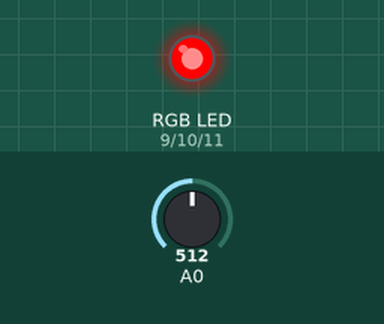
This sketch was run on a simulated Arduino Uno, built with avr-gcc and run on an emulated ATmega328P. Parts: an RGB LED mixed from three pins (HIGH = lit). The inputs (shaded band) are chosen by the test bench; at power-on: A0 = 512. Dim RGB values are drawn brighter than linear.

Above: at 4.8 s.
4.9 s: A0 set to 0
At 9.2 s:
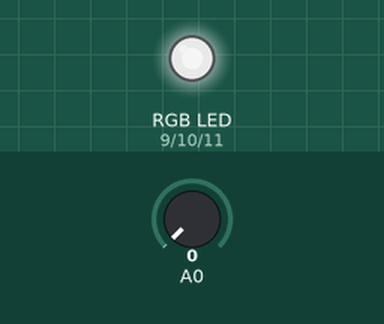
10.0 s: A0 set to 122
At 10.3 s:
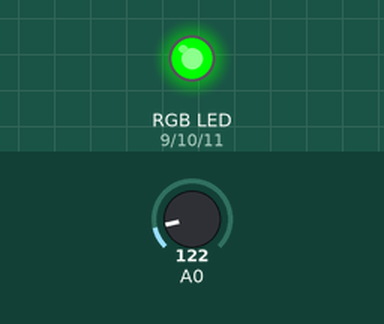
At 10.67 s:
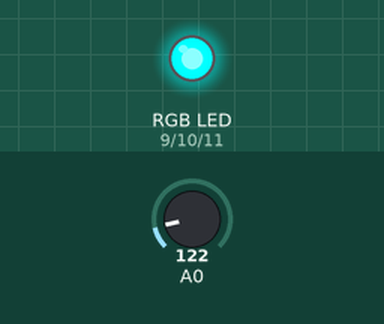
Timing chart, 0 to 21.1 s (numbered marks = the images above; inputs shaded):
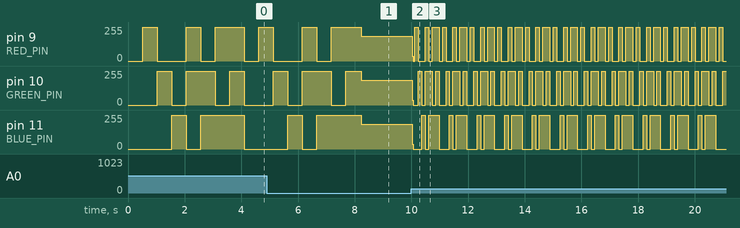

Measured:
- after the input at 10.0 s, pin 9 (RED_PIN), pin 10 (GREEN_PIN), pin 11 (BLUE_PIN): 184/255 → 34/255 at once, then moves between 0/255 and 255/255, repeating every 0.98 s

The sketch:

pot_rgb.ino
```cpp
// our pot switch
const int sensorPin = 0;

// our color
const int RED_PIN = 9;
const int GREEN_PIN = 10;
const int BLUE_PIN = 11;

// This variable controls how fast we loop through the colors.
// (Try changing this to make the fading faster or slower.)

void setup()
{
  // Here we'll configure the Arduino pins we're using to
  // drive the LED to be outputs:

  pinMode(RED_PIN, OUTPUT);
  pinMode(GREEN_PIN, OUTPUT);
  pinMode(BLUE_PIN, OUTPUT);
}


void loop()
{
  mainColors();
}


// Here's the mainColors() function we've written.

// This function displays the eight "main" colors that the RGB LED
// can produce. If you'd like to use one of these colors in your
// own sketch, you cancopy and paste that section into your code.

void mainColors()
{
  int potSensor;
  potSensor = analogRead(potSensor);

  // Off (all LEDs off):

  digitalWrite(RED_PIN, LOW);
  digitalWrite(GREEN_PIN, LOW);
  digitalWrite(BLUE_PIN, LOW);

  delay(potSensor);

  // Red (turn just the red LED on):

  digitalWrite(RED_PIN, HIGH);
  digitalWrite(GREEN_PIN, LOW);
  digitalWrite(BLUE_PIN, LOW);

  delay(potSensor);

  // Green (turn just the green LED on):

  digitalWrite(RED_PIN, LOW);
  digitalWrite(GREEN_PIN, HIGH);
  digitalWrite(BLUE_PIN, LOW);

  delay(potSensor);

  // Blue (turn just the blue LED on):

  digitalWrite(RED_PIN, LOW);
  digitalWrite(GREEN_PIN, LOW);
  digitalWrite(BLUE_PIN, HIGH);

  delay(potSensor);

  // Yellow (turn red and green on):

  digitalWrite(RED_PIN, HIGH);
  digitalWrite(GREEN_PIN, HIGH);
  digitalWrite(BLUE_PIN, LOW);

  delay(potSensor);

  // Cyan (turn green and blue on):

  digitalWrite(RED_PIN, LOW);
  digitalWrite(GREEN_PIN, HIGH);
  digitalWrite(BLUE_PIN, HIGH);

  delay(potSensor);

  // Purple (turn red and blue on):

  digitalWrite(RED_PIN, HIGH);
  digitalWrite(GREEN_PIN, LOW);
  digitalWrite(BLUE_PIN, HIGH);

  delay(potSensor);

  // White (turn all the LEDs on):

  digitalWrite(RED_PIN, HIGH);
  digitalWrite(GREEN_PIN, HIGH);
  digitalWrite(BLUE_PIN, HIGH);

  delay(potSensor);
}


// Below are two more functions we've written,
// showSpectrum() and showRGB().

// showRGB() displays a single color on the RGB LED.
// You call showRGB() with the number of a color you want
// to display.

// showSpectrum() steps through all the colors of the RGB LED,
// displaying a rainbow. showSpectrum() actually calls showRGB()
// over and over to do this.

// We'll often break tasks down into individual functions like
// this, which makes your sketches easier to follow, and once
// you have a handy function, you can reuse it in your other
// programs.


// showSpectrum()

// This function steps through all the colors of the RGB LED.
// It does this by stepping a variable from 0 to 768 (the total
// number of colors), and repeatedly calling showRGB() to display
// the individual colors.

// In this function, we're using a "for() loop" to step a variable
// from one value to another, and perform a set of instructions
// for each step. For() loops are a very handy way to get numbers
// to count up or down.

// Every for() loop has three statements separated by semicolons:

//   1. Something to do before starting

//   2. A test to perform; as long as it's true,
//      it will keep looping

//   3. Something to do after each loop (usually
//      increase a variable)

// For the for() loop below, these are the three statements:

//   1. x = 0;     Before starting, make x = 0.

//   2. x < 768;   While x is less than 768, run the
//                 following code.

//   3. x++        Putting "++" after a variable means
//                 "add one to it". (You can also use "x = x + 1")

// Every time you go through the loop, the statements following
// the loop (those within the brackets) will run.

// And when the test in statement 2 is finally false, the sketch
// will continue.


void showSpectrum()
{
  int x;  // define an integer variable called "x"

  // Now we'll use a for() loop to make x count from 0 to 767
  // (Note that there's no semicolon after this line!
  // That's because the for() loop will repeat the next
  // "statement", which in this case is everything within
  // the following brackets {} )

  for (x = 0; x < 768; x++)

  // Each time we loop (with a new value of x), do the following:

  {
    showRGB(x);  // Call RGBspectrum() with our new x
    delay(10);   // Delay for 10 ms (1/100th of a second)
  }
}


// showRGB()

// This function translates a number between 0 and 767 into a
// specific color on the RGB LED. If you have this number count
// through the whole range (0 to 767), the LED will smoothly
// change color through the entire spectrum.

// The "base" numbers are:
// 0   = pure red
// 255 = pure green
// 511 = pure blue
// 767 = pure red (again)

// Numbers between the above colors will create blends. For
// example, 640 is midway between 512 (pure blue) and 767
// (pure red). It will give you a 50/50 mix of blue and red,
// resulting in purple.

// If you count up from 0 to 767 and pass that number to this
// function, the LED will smoothly fade between all the colors.
// (Because it starts and ends on pure red, you can start over
// at 0 without any break in the spectrum).


void showRGB(int color)
{
  int redIntensity;
  int greenIntensity;
  int blueIntensity;

  // Here we'll use an "if / else" statement to determine which
  // of the three (R,G,B) zones x falls into. Each of these zones
  // spans 255 because analogWrite() wants a number from 0 to 255.

  // In each of these zones, we'll calculate the brightness
  // for each of the red, green, and blue LEDs within the RGB LED.

  if (color <= 255)          // zone 1
  {
    redIntensity = 255 - color;    // red goes from on to off
    greenIntensity = color;        // green goes from off to on
    blueIntensity = 0;             // blue is always off
  }
  else if (color <= 511)     // zone 2
  {
    redIntensity = 0;                     // red is always off
    greenIntensity = 255 - (color - 256); // green on to off
    blueIntensity = (color - 256);        // blue off to on
  }
  else // color >= 512       // zone 3
  {
    redIntensity = (color - 512);         // red off to on
    greenIntensity = 0;                   // green is always off
    blueIntensity = 255 - (color - 512);  // blue on to off
  }

  // Now that the brightness values have been set, command the LED
  // to those values

  analogWrite(RED_PIN, redIntensity);
  analogWrite(BLUE_PIN, blueIntensity);
  analogWrite(GREEN_PIN, greenIntensity);
}
```
